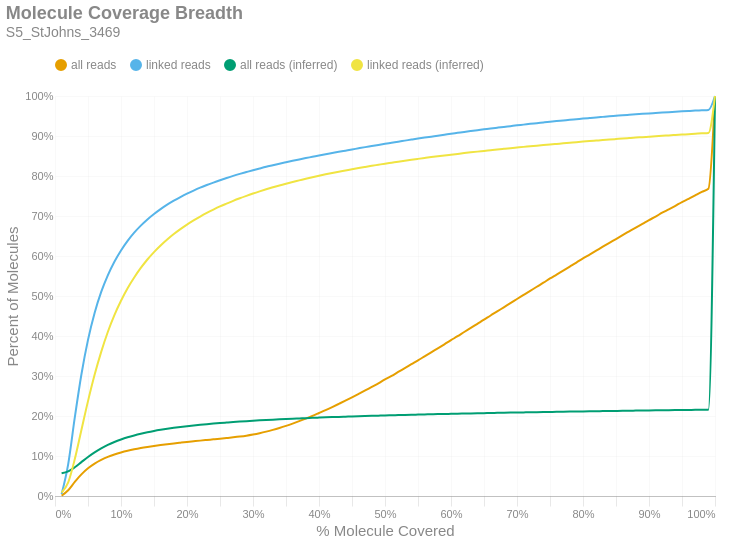

Write notebook code for a chart like this one.
### Markdown cell above
### Molecule Read Coverage
This chart shows molecule coverage breadth as computed by the number of bases aligned to that molecule. In other words, "*how much of each unique long molecule is actually sequenced/aligned?*" Keep in mind there is a distinction between sequences and alignments, since some sequences belonging to a particular molecule may not align well and wouldn't appear in the alignment data. This chart also shows molecule coverage breadth as computed by the *inferred fragment* from which the aligned sequences originate. Unlike read coverage, this calculation takes into account the total insert size, including unsequenced gaps between the forward and reverse reads. Like the previous figures, these are cumulative percents.

### Code cell
if SKIPLR:
    print_html(f"Skipped")
else:
    binned_df = consolidated_hist(valids['coverage_bp'], mask, 0.01, True)
    binned_df_inf = consolidated_hist(valids['coverage_inserts'], mask, 0.01, True)
    binned_df = binned_df.with_columns(pl.lit(binned_df_inf['all reads (cumsum)']).alias('all reads (inferred)'))
    binned_df = binned_df.with_columns(pl.lit(binned_df_inf['linked reads (cumsum)']).alias('linked reads (inferred)'))
    binned_df = binned_df.with_columns(
        (pl.col('bin').cast(pl.Float64) + 0.01).alias('right_edge')
    )

    with SafeRender(binned_df):
        (
            density_plot(binned_df, 'Molecule Coverage Breadth', samplename, 'molcov', ['all reads (inferred)','linked reads (inferred)'])
            .encode(
                #x=alt.X('bin:Q', title="% Molecule Covered").axis(format = '%').scale(padding=0),
                x=alt.X('right_edge:Q', title="% Molecule Covered").axis(format='%').scale(padding=0),
                y=alt.Y('value:Q', title='Percent of Molecules')
                    .axis(format='%')
                    .stack(False)
                    .scale(domainMin=0, padding=0),
                color=alt.Color("key:N").scale(domain = ["all reads", "linked reads", "all reads (inferred)", "linked reads (inferred)"]),
                tooltip = [
                    alt.Tooltip("key:N", title = "Data Type"),
                    alt.Tooltip("range_label:N", title="% Molecule Covered"),
                    alt.Tooltip("value:Q", format = ".2%", title="% Molecules")
                ]
            )
        ).display()

### Figure 1 — Vega-Lite specification as saved in the notebook (floating-point values rounded to 4 significant figures)
{"width": "container", "height": 400, "config": {"title": {"anchor": "start", "dy": -15, "fontSize": 18, "color": "#888888", "subtitleColor": "#888888", "subtitleFontSize": 14}, "arc": {"fill": "#0072B2"}, "axis": {"domainColor": "#888888", "domainWidth": 0.5, "gridWidth": 0.2, "grid": false, "titleFontWeight": 400, "titleFontSize": 15, "labelFontSize": 11, "labelColor": "#888888", "tickColor": "#888888", "tickWidth": 0.2, "titleColor": "#888888"}, "axisBand": {"grid": false}, "axisX": {"grid": true, "tickSize": 10, "domainCap": "round"}, "axisY": {"domain": false, "grid": true, "tickSize": 0, "domainCap": "round"}, "background": "transparent", "header": {"labelFontSize": 15, "labelColor": "#888888", "titleFontSize": 15, "titleFontWeight": 600, "titleColor": "#888888"}, "legend": {"labelFont": "sans-serif", "labelFontSize": 12, "labelColor": "#888888", "symbolSize": 100, "symbolType": "circle", "titleFontSize": 12, "titlePadding": 10, "titleColor": "#888888", "title": null, "orient": "top"}, "range": {"category": ["#E69F00", "#56B4E9", "#009E73", "#F0E442", "#0072B2", "#D55E00", "#CC79A7", "#000000"], "diverging": ["#cfe8f3", "#a2d4ec", "#73bfe2", "#46abdb", "#1696d2", "#12719e"]}, "area": {"fill": "#0072B2", "fillOpacity": 0.7, "line": true, "strokeOpacity": 0.7}, "line": {"color": "#0072B2", "stroke": "#0072B2", "strokeWidth": 2}, "trail": {"color": "#0072B2", "stroke": "#0072B2", "strokeWidth": 0, "size": 1}, "point": {"filled": true, "fillOpacity": 1.0, "size": 95}, "text": {"color": "#888888", "fontSize": 11, "align": "right", "fontWeight": 400, "size": 11}, "bar": {"fill": "#0072B2", "stroke": null}, "view": {"stroke": null, "continuousWidth": 660, "continuousHeight": 400}}, "data": {"name": "data-872b6464b9cbc35404a489ad22eed207"}, "mark": {"type": "line", "interpolate": "monotone", "point": {"opacity": 0, "size": 275}}, "encoding": {"color": {"field": "key", "scale": {"domain": ["all reads", "linked reads", "all reads (inferred)", "linked reads (inferred)"]}, "type": "nominal"}, "tooltip": [{"field": "key", "title": "Data Type", "type": "nominal"}, {"field": "range_label", "title": "% Molecule Covered", "type": "nominal"}, {"field": "value", "format": ".2%", "title": "% Molecules", "type": "quantitative"}], "x": {"axis": {"format": "%"}, "field": "right_edge", "scale": {"padding": 0}, "title": "% Molecule Covered", "type": "quantitative"}, "y": {"axis": {"format": "%"}, "field": "value", "scale": {"domainMin": 0, "padding": 0}, "stack": false, "title": "Percent of Molecules", "type": "quantitative"}}, "params": [{"name": "param_c36ac31b6afebe62", "select": {"type": "point", "fields": ["key"]}, "bind": "legend"}], "title": {"text": "Molecule Coverage Breadth", "subtitle": "S5_StJohns_3469"}, "transform": [{"fold": ["all reads (cumsum)", "linked reads (cumsum)", "all reads (inferred)", "linked reads (inferred)"]}, {"calculate": "replace(datum.key, ' (cumsum)', '')", "as": "key"}, {"filter": {"param": "param_c36ac31b6afebe62"}}], "usermeta": {"embedOptions": {"downloadFileName": "S5_StJohns_3469.molcov"}}, "$schema": "https://vega.github.io/schema/vega-lite/v6.1.0.json", "datasets": {"data-872b6464b9cbc35404a489ad22eed207": [{"bin": "0.0", "interval": "0.0-0.01", "all reads": 0.001026, "linked reads": 0.004783, "all reads (cumsum)": 0.001026, "linked reads (cumsum)": 0.004783, "range_label": "0.0-0.01", "all reads (inferred)": 0.05666, "linked reads (inferred)": 0.008365, "right_edge": 0.01}, {"bin": "0.01", "interval": "0.01-0.02", "all reads": 0.01352, "linked reads": 0.07508, "all reads (cumsum)": 0.01454, "linked reads (cumsum)": 0.07986, "range_label": "0.01-0.02", "all reads (inferred)": 0.06155, "linked reads (inferred)": 0.03399, "right_edge": 0.02}, {"bin": "0.02", "interval": "0.02-0.03", "all reads": 0.02058, "linked reads": 0.1165, "all reads (cumsum)": 0.03512, "linked reads (cumsum)": 0.1964, "range_label": "0.02-0.03", "all reads (inferred)": 0.07196, "linked reads (inferred)": 0.09227, "right_edge": 0.03}, {"bin": "0.03", "interval": "0.03-0.04", "all reads": 0.01892, "linked reads": 0.1074, "all reads (cumsum)": 0.05404, "linked reads (cumsum)": 0.3038, "range_label": "0.03-0.04", "all reads (inferred)": 0.08478, "linked reads (inferred)": 0.165, "right_edge": 0.04}, {"bin": "0.04", "interval": "0.04-0.05", "all reads": 0.01521, "linked reads": 0.08645, "all reads (cumsum)": 0.06925, "linked reads (cumsum)": 0.3902, "range_label": "0.04-0.05", "all reads (inferred)": 0.09746, "linked reads (inferred)": 0.2372, "right_edge": 0.05}, {"bin": "0.05", "interval": "0.05-0.06", "all reads": 0.01187, "linked reads": 0.06739, "all reads (cumsum)": 0.08112, "linked reads (cumsum)": 0.4576, "range_label": "0.05-0.06", "all reads (inferred)": 0.1089, "linked reads (inferred)": 0.303, "right_edge": 0.06}, {"bin": "0.06", "interval": "0.06-0.07", "all reads": 0.009276, "linked reads": 0.05256, "all reads (cumsum)": 0.0904, "linked reads (cumsum)": 0.5102, "range_label": "0.06-0.07", "all reads (inferred)": 0.119, "linked reads (inferred)": 0.3604, "right_edge": 0.07}, {"bin": "0.07", "interval": "0.07-0.08", "all reads": 0.007339, "linked reads": 0.04153, "all reads (cumsum)": 0.09774, "linked reads (cumsum)": 0.5517, "range_label": "0.07-0.08", "all reads (inferred)": 0.1276, "linked reads (inferred)": 0.41, "right_edge": 0.08}, {"bin": "0.08", "interval": "0.08-0.09", "all reads": 0.006014, "linked reads": 0.03397, "all reads (cumsum)": 0.1038, "linked reads (cumsum)": 0.5857, "range_label": "0.08-0.09", "all reads (inferred)": 0.135, "linked reads (inferred)": 0.4522, "right_edge": 0.09}, {"bin": "0.09", "interval": "0.09-0.1", "all reads": 0.005032, "linked reads": 0.02822, "all reads (cumsum)": 0.1088, "linked reads (cumsum)": 0.6139, "range_label": "0.09-0.1", "all reads (inferred)": 0.1412, "linked reads (inferred)": 0.488, "right_edge": 0.1}, {"bin": "0.1", "interval": "0.1-0.11", "all reads": 0.004277, "linked reads": 0.02397, "all reads (cumsum)": 0.1131, "linked reads (cumsum)": 0.6379, "range_label": "0.1-0.11", "all reads (inferred)": 0.1467, "linked reads (inferred)": 0.5194, "right_edge": 0.11}, {"bin": "0.11", "interval": "0.11-0.12", "all reads": 0.003646, "linked reads": 0.02037, "all reads (cumsum)": 0.1167, "linked reads (cumsum)": 0.6583, "range_label": "0.11-0.12", "all reads (inferred)": 0.1514, "linked reads (inferred)": 0.5462, "right_edge": 0.12}, {"bin": "0.12", "interval": "0.12-0.13", "all reads": 0.003184, "linked reads": 0.01767, "all reads (cumsum)": 0.1199, "linked reads (cumsum)": 0.6759, "range_label": "0.12-0.13", "all reads (inferred)": 0.1555, "linked reads (inferred)": 0.5701, "right_edge": 0.13}, {"bin": "0.13", "interval": "0.13-0.14", "all reads": 0.002782, "linked reads": 0.01533, "all reads (cumsum)": 0.1227, "linked reads (cumsum)": 0.6912, "range_label": "0.13-0.14", "all reads (inferred)": 0.1592, "linked reads (inferred)": 0.5912, "right_edge": 0.14}, {"bin": "0.14", "interval": "0.14-0.15", "all reads": 0.002516, "linked reads": 0.01367, "all reads (cumsum)": 0.1252, "linked reads (cumsum)": 0.7049, "range_label": "0.14-0.15", "all reads (inferred)": 0.1625, "linked reads (inferred)": 0.6098, "right_edge": 0.15}, {"bin": "0.15", "interval": "0.15-0.16", "all reads": 0.002276, "linked reads": 0.01227, "all reads (cumsum)": 0.1275, "linked reads (cumsum)": 0.7172, "range_label": "0.15-0.16", "all reads (inferred)": 0.1654, "linked reads (inferred)": 0.6263, "right_edge": 0.16}, {"bin": "0.16", "interval": "0.16-0.17", "all reads": 0.002113, "linked reads": 0.01118, "all reads (cumsum)": 0.1296, "linked reads (cumsum)": 0.7284, "range_label": "0.16-0.17", "all reads (inferred)": 0.168, "linked reads (inferred)": 0.6412, "right_edge": 0.17}, {"bin": "0.17", "interval": "0.17-0.18", "all reads": 0.001941, "linked reads": 0.009936, "all reads (cumsum)": 0.1315, "linked reads (cumsum)": 0.7383, "range_label": "0.17-0.18", "all reads (inferred)": 0.1704, "linked reads (inferred)": 0.6548, "right_edge": 0.18}, {"bin": "0.18", "interval": "0.18-0.19", "all reads": 0.001818, "linked reads": 0.009088, "all reads (cumsum)": 0.1333, "linked reads (cumsum)": 0.7474, "range_label": "0.18-0.19", "all reads (inferred)": 0.1725, "linked reads (inferred)": 0.6671, "right_edge": 0.19}, {"bin": "0.19", "interval": "0.19-0.2", "all reads": 0.001777, "linked reads": 0.008498, "all reads (cumsum)": 0.1351, "linked reads (cumsum)": 0.7559, "range_label": "0.19-0.2", "all reads (inferred)": 0.1745, "linked reads (inferred)": 0.6785, "right_edge": 0.2}, {"bin": "0.2", "interval": "0.2-0.21", "all reads": 0.001673, "linked reads": 0.007681, "all reads (cumsum)": 0.1368, "linked reads (cumsum)": 0.7636, "range_label": "0.2-0.21", "all reads (inferred)": 0.1763, "linked reads (inferred)": 0.6889, "right_edge": 0.21}, {"bin": "0.21", "interval": "0.21-0.22", "all reads": 0.001665, "linked reads": 0.007214, "all reads (cumsum)": 0.1384, "linked reads (cumsum)": 0.7708, "range_label": "0.21-0.22", "all reads (inferred)": 0.1781, "linked reads (inferred)": 0.6987, "right_edge": 0.22}, {"bin": "0.22", "interval": "0.22-0.23", "all reads": 0.001607, "linked reads": 0.006595, "all reads (cumsum)": 0.1401, "linked reads (cumsum)": 0.7774, "range_label": "0.22-0.23", "all reads (inferred)": 0.1796, "linked reads (inferred)": 0.7077, "right_edge": 0.23}, {"bin": "0.23", "interval": "0.23-0.24", "all reads": 0.001593, "linked reads": 0.00619, "all reads (cumsum)": 0.1416, "linked reads (cumsum)": 0.7836, "range_label": "0.23-0.24", "all reads (inferred)": 0.1811, "linked reads (inferred)": 0.716, "right_edge": 0.24}, {"bin": "0.24", "interval": "0.24-0.25", "all reads": 0.001606, "linked reads": 0.005837, "all reads (cumsum)": 0.1433, "linked reads (cumsum)": 0.7894, "range_label": "0.24-0.25", "all reads (inferred)": 0.1825, "linked reads (inferred)": 0.7239, "right_edge": 0.25}, {"bin": "0.25", "interval": "0.25-0.26", "all reads": 0.001645, "linked reads": 0.005571, "all reads (cumsum)": 0.1449, "linked reads (cumsum)": 0.795, "range_label": "0.25-0.26", "all reads (inferred)": 0.1837, "linked reads (inferred)": 0.731, "right_edge": 0.26}, {"bin": "0.26", "interval": "0.26-0.27", "all reads": 0.001702, "linked reads": 0.005326, "all reads (cumsum)": 0.1466, "linked reads (cumsum)": 0.8003, "range_label": "0.26-0.27", "all reads (inferred)": 0.1849, "linked reads (inferred)": 0.738, "right_edge": 0.27}, {"bin": "0.27", "interval": "0.27-0.28", "all reads": 0.001894, "linked reads": 0.004946, "all reads (cumsum)": 0.1485, "linked reads (cumsum)": 0.8053, "range_label": "0.27-0.28", "all reads (inferred)": 0.1861, "linked reads (inferred)": 0.7444, "right_edge": 0.28}, {"bin": "0.28", "interval": "0.28-0.29", "all reads": 0.002243, "linked reads": 0.004652, "all reads (cumsum)": 0.1507, "linked reads (cumsum)": 0.8099, "range_label": "0.28-0.29", "all reads (inferred)": 0.1871, "linked reads (inferred)": 0.7504, "right_edge": 0.29}, {"bin": "0.29", "interval": "0.29-0.3", "all reads": 0.002856, "linked reads": 0.004588, "all reads (cumsum)": 0.1536, "linked reads (cumsum)": 0.8145, "range_label": "0.29-0.3", "all reads (inferred)": 0.1881, "linked reads (inferred)": 0.7562, "right_edge": 0.3}, {"bin": "0.3", "interval": "0.3-0.31", "all reads": 0.003369, "linked reads": 0.004301, "all reads (cumsum)": 0.157, "linked reads (cumsum)": 0.8188, "range_label": "0.3-0.31", "all reads (inferred)": 0.1891, "linked reads (inferred)": 0.7616, "right_edge": 0.31}, {"bin": "0.31", "interval": "0.31-0.32", "all reads": 0.003928, "linked reads": 0.004192, "all reads (cumsum)": 0.1609, "linked reads (cumsum)": 0.823, "range_label": "0.31-0.32", "all reads (inferred)": 0.19, "linked reads (inferred)": 0.7668, "right_edge": 0.32}, {"bin": "0.32", "interval": "0.32-0.33", "all reads": 0.004409, "linked reads": 0.003865, "all reads (cumsum)": 0.1653, "linked reads (cumsum)": 0.8269, "range_label": "0.32-0.33", "all reads (inferred)": 0.1909, "linked reads (inferred)": 0.7717, "right_edge": 0.33}, {"bin": "0.33", "interval": "0.33-0.34", "all reads": 0.004821, "linked reads": 0.003878, "all reads (cumsum)": 0.1701, "linked reads (cumsum)": 0.8307, "range_label": "0.33-0.34", "all reads (inferred)": 0.1917, "linked reads (inferred)": 0.7764, "right_edge": 0.34}, {"bin": "0.34", "interval": "0.34-0.35", "all reads": 0.005263, "linked reads": 0.003621, "all reads (cumsum)": 0.1754, "linked reads (cumsum)": 0.8343, "range_label": "0.34-0.35", "all reads (inferred)": 0.1925, "linked reads (inferred)": 0.7808, "right_edge": 0.35}, {"bin": "0.35", "interval": "0.35-0.36", "all reads": 0.005675, "linked reads": 0.003552, "all reads (cumsum)": 0.1811, "linked reads (cumsum)": 0.8379, "range_label": "0.35-0.36", "all reads (inferred)": 0.1932, "linked reads (inferred)": 0.7851, "right_edge": 0.36}, {"bin": "0.36", "interval": "0.36-0.37", "all reads": 0.006054, "linked reads": 0.003491, "all reads (cumsum)": 0.1871, "linked reads (cumsum)": 0.8414, "range_label": "0.36-0.37", "all reads (inferred)": 0.1939, "linked reads (inferred)": 0.789, "right_edge": 0.37}, {"bin": "0.37", "interval": "0.37-0.38", "all reads": 0.006426, "linked reads": 0.003369, "all reads (cumsum)": 0.1935, "linked reads (cumsum)": 0.8448, "range_label": "0.37-0.38", "all reads (inferred)": 0.1946, "linked reads (inferred)": 0.793, "right_edge": 0.38}, {"bin": "0.38", "interval": "0.38-0.39", "all reads": 0.006738, "linked reads": 0.003208, "all reads (cumsum)": 0.2003, "linked reads (cumsum)": 0.848, "range_label": "0.38-0.39", "all reads (inferred)": 0.1953, "linked reads (inferred)": 0.7968, "right_edge": 0.39}, {"bin": "0.39", "interval": "0.39-0.4", "all reads": 0.007214, "linked reads": 0.003288, "all reads (cumsum)": 0.2075, "linked reads (cumsum)": 0.8513, "range_label": "0.39-0.4", "all reads (inferred)": 0.196, "linked reads (inferred)": 0.8005, "right_edge": 0.4}, {"bin": "0.4", "interval": "0.4-0.41", "all reads": 0.007241, "linked reads": 0.003132, "all reads (cumsum)": 0.2147, "linked reads (cumsum)": 0.8544, "range_label": "0.4-0.41", "all reads (inferred)": 0.1966, "linked reads (inferred)": 0.8042, "right_edge": 0.41}, {"bin": "0.41", "interval": "0.41-0.42", "all reads": 0.007666, "linked reads": 0.003006, "all reads (cumsum)": 0.2224, "linked reads (cumsum)": 0.8574, "range_label": "0.41-0.42", "all reads (inferred)": 0.1972, "linked reads (inferred)": 0.8076, "right_edge": 0.42}, {"bin": "0.42", "interval": "0.42-0.43", "all reads": 0.007919, "linked reads": 0.003023, "all reads (cumsum)": 0.2303, "linked reads (cumsum)": 0.8604, "range_label": "0.42-0.43", "all reads (inferred)": 0.1978, "linked reads (inferred)": 0.8108, "right_edge": 0.43}, {"bin": "0.43", "interval": "0.43-0.44", "all reads": 0.00802, "linked reads": 0.002925, "all reads (cumsum)": 0.2383, "linked reads (cumsum)": 0.8633, "range_label": "0.43-0.44", "all reads (inferred)": 0.1983, "linked reads (inferred)": 0.8138, "right_edge": 0.44}, {"bin": "0.44", "interval": "0.44-0.45", "all reads": 0.008367, "linked reads": 0.002921, "all reads (cumsum)": 0.2467, "linked reads (cumsum)": 0.8663, "range_label": "0.44-0.45", "all reads (inferred)": 0.1989, "linked reads (inferred)": 0.8169, "right_edge": 0.45}, {"bin": "0.45", "interval": "0.45-0.46", "all reads": 0.008575, "linked reads": 0.003015, "all reads (cumsum)": 0.2553, "linked reads (cumsum)": 0.8693, "range_label": "0.45-0.46", "all reads (inferred)": 0.1994, "linked reads (inferred)": 0.8199, "right_edge": 0.46}, {"bin": "0.46", "interval": "0.46-0.47", "all reads": 0.00867, "linked reads": 0.002933, "all reads (cumsum)": 0.264, "linked reads (cumsum)": 0.8722, "range_label": "0.46-0.47", "all reads (inferred)": 0.1999, "linked reads (inferred)": 0.8227, "right_edge": 0.47}, {"bin": "0.47", "interval": "0.47-0.48", "all reads": 0.008943, "linked reads": 0.002689, "all reads (cumsum)": 0.2729, "linked reads (cumsum)": 0.8749, "range_label": "0.47-0.48", "all reads (inferred)": 0.2004, "linked reads (inferred)": 0.8254, "right_edge": 0.48}, {"bin": "0.48", "interval": "0.48-0.49", "all reads": 0.008762, "linked reads": 0.002801, "all reads (cumsum)": 0.2817, "linked reads (cumsum)": 0.8777, "range_label": "0.48-0.49", "all reads (inferred)": 0.2009, "linked reads (inferred)": 0.8282, "right_edge": 0.49}, {"bin": "0.49", "interval": "0.49-0.5", "all reads": 0.009976, "linked reads": 0.002874, "all reads (cumsum)": 0.2916, "linked reads (cumsum)": 0.8806, "range_label": "0.49-0.5", "all reads (inferred)": 0.2014, "linked reads (inferred)": 0.8309, "right_edge": 0.5}, {"bin": "0.5", "interval": "0.5-0.51", "all reads": 0.008639, "linked reads": 0.002608, "all reads (cumsum)": 0.3003, "linked reads (cumsum)": 0.8832, "range_label": "0.5-0.51", "all reads (inferred)": 0.2018, "linked reads (inferred)": 0.8333, "right_edge": 0.51}, {"bin": "0.51", "interval": "0.51-0.52", "all reads": 0.009805, "linked reads": 0.0027, "all reads (cumsum)": 0.3101, "linked reads (cumsum)": 0.8859, "range_label": "0.51-0.52", "all reads (inferred)": 0.2023, "linked reads (inferred)": 0.8358, "right_edge": 0.52}, {"bin": "0.52", "interval": "0.52-0.53", "all reads": 0.009527, "linked reads": 0.002568, "all reads (cumsum)": 0.3196, "linked reads (cumsum)": 0.8885, "range_label": "0.52-0.53", "all reads (inferred)": 0.2027, "linked reads (inferred)": 0.8382, "right_edge": 0.53}, {"bin": "0.53", "interval": "0.53-0.54", "all reads": 0.00981, "linked reads": 0.002611, "all reads (cumsum)": 0.3294, "linked reads (cumsum)": 0.8911, "range_label": "0.53-0.54", "all reads (inferred)": 0.2031, "linked reads (inferred)": 0.8405, "right_edge": 0.54}, {"bin": "0.54", "interval": "0.54-0.55", "all reads": 0.009702, "linked reads": 0.002556, "all reads (cumsum)": 0.3391, "linked reads (cumsum)": 0.8936, "range_label": "0.54-0.55", "all reads (inferred)": 0.2035, "linked reads (inferred)": 0.8428, "right_edge": 0.55}, {"bin": "0.55", "interval": "0.55-0.56", "all reads": 0.01007, "linked reads": 0.002409, "all reads (cumsum)": 0.3492, "linked reads (cumsum)": 0.896, "range_label": "0.55-0.56", "all reads (inferred)": 0.2039, "linked reads (inferred)": 0.845, "right_edge": 0.56}, {"bin": "0.56", "interval": "0.56-0.57", "all reads": 0.01006, "linked reads": 0.002379, "all reads (cumsum)": 0.3592, "linked reads (cumsum)": 0.8984, "range_label": "0.56-0.57", "all reads (inferred)": 0.2043, "linked reads (inferred)": 0.8472, "right_edge": 0.57}, {"bin": "0.57", "interval": "0.57-0.58", "all reads": 0.009831, "linked reads": 0.002329, "all reads (cumsum)": 0.3691, "linked reads (cumsum)": 0.9007, "range_label": "0.57-0.58", "all reads (inferred)": 0.2047, "linked reads (inferred)": 0.8494, "right_edge": 0.58}, {"bin": "0.58", "interval": "0.58-0.59", "all reads": 0.01012, "linked reads": 0.00241, "all reads (cumsum)": 0.3792, "linked reads (cumsum)": 0.9031, "range_label": "0.58-0.59", "all reads (inferred)": 0.2051, "linked reads (inferred)": 0.8514, "right_edge": 0.59}, {"bin": "0.59", "interval": "0.59-0.6", "all reads": 0.01039, "linked reads": 0.002487, "all reads (cumsum)": 0.3896, "linked reads (cumsum)": 0.9056, "range_label": "0.59-0.6", "all reads (inferred)": 0.2054, "linked reads (inferred)": 0.8533, "right_edge": 0.6}, {"bin": "0.6", "interval": "0.6-0.61", "all reads": 0.009909, "linked reads": 0.002282, "all reads (cumsum)": 0.3995, "linked reads (cumsum)": 0.9079, "range_label": "0.6-0.61", "all reads (inferred)": 0.2058, "linked reads (inferred)": 0.8553, "right_edge": 0.61}, {"bin": "0.61", "interval": "0.61-0.62", "all reads": 0.0105, "linked reads": 0.002335, "all reads (cumsum)": 0.41, "linked reads (cumsum)": 0.9103, "range_label": "0.61-0.62", "all reads (inferred)": 0.2062, "linked reads (inferred)": 0.8572, "right_edge": 0.62}, {"bin": "0.62", "interval": "0.62-0.63", "all reads": 0.01023, "linked reads": 0.002176, "all reads (cumsum)": 0.4202, "linked reads (cumsum)": 0.9124, "range_label": "0.62-0.63", "all reads (inferred)": 0.2065, "linked reads (inferred)": 0.8591, "right_edge": 0.63}, {"bin": "0.63", "interval": "0.63-0.64", "all reads": 0.01026, "linked reads": 0.002104, "all reads (cumsum)": 0.4305, "linked reads (cumsum)": 0.9145, "range_label": "0.63-0.64", "all reads (inferred)": 0.2068, "linked reads (inferred)": 0.861, "right_edge": 0.64}, {"bin": "0.64", "interval": "0.64-0.65", "all reads": 0.01022, "linked reads": 0.002065, "all reads (cumsum)": 0.4407, "linked reads (cumsum)": 0.9166, "range_label": "0.64-0.65", "all reads (inferred)": 0.2072, "linked reads (inferred)": 0.8627, "right_edge": 0.65}, {"bin": "0.65", "interval": "0.65-0.66", "all reads": 0.01061, "linked reads": 0.002127, "all reads (cumsum)": 0.4513, "linked reads (cumsum)": 0.9187, "range_label": "0.65-0.66", "all reads (inferred)": 0.2075, "linked reads (inferred)": 0.8645, "right_edge": 0.66}, {"bin": "0.66", "interval": "0.66-0.67", "all reads": 0.01011, "linked reads": 0.002, "all reads (cumsum)": 0.4614, "linked reads (cumsum)": 0.9207, "range_label": "0.66-0.67", "all reads (inferred)": 0.2078, "linked reads (inferred)": 0.8663, "right_edge": 0.67}, {"bin": "0.67", "interval": "0.67-0.68", "all reads": 0.01035, "linked reads": 0.001982, "all reads (cumsum)": 0.4718, "linked reads (cumsum)": 0.9227, "range_label": "0.67-0.68", "all reads (inferred)": 0.2081, "linked reads (inferred)": 0.8679, "right_edge": 0.68}, {"bin": "0.68", "interval": "0.68-0.69", "all reads": 0.01019, "linked reads": 0.00194, "all reads (cumsum)": 0.482, "linked reads (cumsum)": 0.9246, "range_label": "0.68-0.69", "all reads (inferred)": 0.2084, "linked reads (inferred)": 0.8696, "right_edge": 0.69}, {"bin": "0.69", "interval": "0.69-0.7", "all reads": 0.01049, "linked reads": 0.001969, "all reads (cumsum)": 0.4925, "linked reads (cumsum)": 0.9266, "range_label": "0.69-0.7", "all reads (inferred)": 0.2087, "linked reads (inferred)": 0.8712, "right_edge": 0.7}, {"bin": "0.7", "interval": "0.7-0.71", "all reads": 0.01015, "linked reads": 0.001832, "all reads (cumsum)": 0.5026, "linked reads (cumsum)": 0.9284, "range_label": "0.7-0.71", "all reads (inferred)": 0.209, "linked reads (inferred)": 0.8728, "right_edge": 0.71}, {"bin": "0.71", "interval": "0.71-0.72", "all reads": 0.01019, "linked reads": 0.001901, "all reads (cumsum)": 0.5128, "linked reads (cumsum)": 0.9303, "range_label": "0.71-0.72", "all reads (inferred)": 0.2093, "linked reads (inferred)": 0.8743, "right_edge": 0.72}, {"bin": "0.72", "interval": "0.72-0.73", "all reads": 0.01031, "linked reads": 0.00174, "all reads (cumsum)": 0.5231, "linked reads (cumsum)": 0.9321, "range_label": "0.72-0.73", "all reads (inferred)": 0.2096, "linked reads (inferred)": 0.8759, "right_edge": 0.73}, {"bin": "0.73", "interval": "0.73-0.74", "all reads": 0.0101, "linked reads": 0.001802, "all reads (cumsum)": 0.5332, "linked reads (cumsum)": 0.9339, "range_label": "0.73-0.74", "all reads (inferred)": 0.2099, "linked reads (inferred)": 0.8774, "right_edge": 0.74}, {"bin": "0.74", "interval": "0.74-0.75", "all reads": 0.01061, "linked reads": 0.001764, "all reads (cumsum)": 0.5438, "linked reads (cumsum)": 0.9357, "range_label": "0.74-0.75", "all reads (inferred)": 0.2102, "linked reads (inferred)": 0.8787, "right_edge": 0.75}, {"bin": "0.75", "interval": "0.75-0.76", "all reads": 0.009837, "linked reads": 0.001639, "all reads (cumsum)": 0.5537, "linked reads (cumsum)": 0.9373, "range_label": "0.75-0.76", "all reads (inferred)": 0.2104, "linked reads (inferred)": 0.8802, "right_edge": 0.76}, {"bin": "0.76", "interval": "0.76-0.77", "all reads": 0.009975, "linked reads": 0.001581, "all reads (cumsum)": 0.5636, "linked reads (cumsum)": 0.9389, "range_label": "0.76-0.77", "all reads (inferred)": 0.2107, "linked reads (inferred)": 0.8817, "right_edge": 0.77}, {"bin": "0.77", "interval": "0.77-0.78", "all reads": 0.009979, "linked reads": 0.001612, "all reads (cumsum)": 0.5736, "linked reads (cumsum)": 0.9405, "range_label": "0.77-0.78", "all reads (inferred)": 0.211, "linked reads (inferred)": 0.8831, "right_edge": 0.78}, {"bin": "0.78", "interval": "0.78-0.79", "all reads": 0.009949, "linked reads": 0.001522, "all reads (cumsum)": 0.5836, "linked reads (cumsum)": 0.942, "range_label": "0.78-0.79", "all reads (inferred)": 0.2112, "linked reads (inferred)": 0.8846, "right_edge": 0.79}, {"bin": "0.79", "interval": "0.79-0.8", "all reads": 0.01041, "linked reads": 0.001563, "all reads (cumsum)": 0.594, "linked reads (cumsum)": 0.9436, "range_label": "0.79-0.8", "all reads (inferred)": 0.2115, "linked reads (inferred)": 0.8859, "right_edge": 0.8}, {"bin": "0.8", "interval": "0.8-0.81", "all reads": 0.009545, "linked reads": 0.001443, "all reads (cumsum)": 0.6035, "linked reads (cumsum)": 0.945, "range_label": "0.8-0.81", "all reads (inferred)": 0.2118, "linked reads (inferred)": 0.8873, "right_edge": 0.81}, {"bin": "0.81", "interval": "0.81-0.82", "all reads": 0.009777, "linked reads": 0.001423, "all reads (cumsum)": 0.6133, "linked reads (cumsum)": 0.9464, "range_label": "0.81-0.82", "all reads (inferred)": 0.212, "linked reads (inferred)": 0.8886, "right_edge": 0.82}, {"bin": "0.82", "interval": "0.82-0.83", "all reads": 0.009928, "linked reads": 0.001371, "all reads (cumsum)": 0.6232, "linked reads (cumsum)": 0.9478, "range_label": "0.82-0.83", "all reads (inferred)": 0.2123, "linked reads (inferred)": 0.8899, "right_edge": 0.83}, {"bin": "0.83", "interval": "0.83-0.84", "all reads": 0.009715, "linked reads": 0.001365, "all reads (cumsum)": 0.6329, "linked reads (cumsum)": 0.9492, "range_label": "0.83-0.84", "all reads (inferred)": 0.2125, "linked reads (inferred)": 0.8911, "right_edge": 0.84}, {"bin": "0.84", "interval": "0.84-0.85", "all reads": 0.009516, "linked reads": 0.001287, "all reads (cumsum)": 0.6425, "linked reads (cumsum)": 0.9505, "range_label": "0.84-0.85", "all reads (inferred)": 0.2128, "linked reads (inferred)": 0.8924, "right_edge": 0.85}, {"bin": "0.85", "interval": "0.85-0.86", "all reads": 0.009705, "linked reads": 0.001309, "all reads (cumsum)": 0.6522, "linked reads (cumsum)": 0.9518, "range_label": "0.85-0.86", "all reads (inferred)": 0.213, "linked reads (inferred)": 0.8937, "right_edge": 0.86}, {"bin": "0.86", "interval": "0.86-0.87", "all reads": 0.009521, "linked reads": 0.001217, "all reads (cumsum)": 0.6617, "linked reads (cumsum)": 0.953, "range_label": "0.86-0.87", "all reads (inferred)": 0.2132, "linked reads (inferred)": 0.8949, "right_edge": 0.87}, {"bin": "0.87", "interval": "0.87-0.88", "all reads": 0.009505, "linked reads": 0.001205, "all reads (cumsum)": 0.6712, "linked reads (cumsum)": 0.9542, "range_label": "0.87-0.88", "all reads (inferred)": 0.2135, "linked reads (inferred)": 0.8961, "right_edge": 0.88}, {"bin": "0.88", "interval": "0.88-0.89", "all reads": 0.00921, "linked reads": 0.001176, "all reads (cumsum)": 0.6804, "linked reads (cumsum)": 0.9554, "range_label": "0.88-0.89", "all reads (inferred)": 0.2137, "linked reads (inferred)": 0.8972, "right_edge": 0.89}, {"bin": "0.89", "interval": "0.89-0.9", "all reads": 0.00938, "linked reads": 0.001128, "all reads (cumsum)": 0.6898, "linked reads (cumsum)": 0.9565, "range_label": "0.89-0.9", "all reads (inferred)": 0.2139, "linked reads (inferred)": 0.8983, "right_edge": 0.9}, {"bin": "0.9", "interval": "0.9-0.91", "all reads": 0.008651, "linked reads": 0.001051, "all reads (cumsum)": 0.6984, "linked reads (cumsum)": 0.9575, "range_label": "0.9-0.91", "all reads (inferred)": 0.2141, "linked reads (inferred)": 0.8994, "right_edge": 0.91}, {"bin": "0.91", "interval": "0.91-0.92", "all reads": 0.009828, "linked reads": 0.001084, "all reads (cumsum)": 0.7083, "linked reads (cumsum)": 0.9586, "range_label": "0.91-0.92", "all reads (inferred)": 0.2143, "linked reads (inferred)": 0.9005, "right_edge": 0.92}, {"bin": "0.92", "interval": "0.92-0.93", "all reads": 0.008247, "linked reads": 0.001053, "all reads (cumsum)": 0.7165, "linked reads (cumsum)": 0.9597, "range_label": "0.92-0.93", "all reads (inferred)": 0.2145, "linked reads (inferred)": 0.9015, "right_edge": 0.93}, {"bin": "0.93", "interval": "0.93-0.94", "all reads": 0.008901, "linked reads": 0.001022, "all reads (cumsum)": 0.7254, "linked reads (cumsum)": 0.9607, "range_label": "0.93-0.94", "all reads (inferred)": 0.2147, "linked reads (inferred)": 0.9025, "right_edge": 0.94}, {"bin": "0.94", "interval": "0.94-0.95", "all reads": 0.009566, "linked reads": 0.0009614, "all reads (cumsum)": 0.735, "linked reads (cumsum)": 0.9617, "range_label": "0.94-0.95", "all reads (inferred)": 0.2149, "linked reads (inferred)": 0.9036, "right_edge": 0.95}, {"bin": "0.95", "interval": "0.95-0.96", "all reads": 0.00767, "linked reads": 0.0009122, "all reads (cumsum)": 0.7426, "linked reads (cumsum)": 0.9626, "range_label": "0.95-0.96", "all reads (inferred)": 0.2152, "linked reads (inferred)": 0.9046, "right_edge": 0.96}, {"bin": "0.96", "interval": "0.96-0.97", "all reads": 0.008929, "linked reads": 0.000886, "all reads (cumsum)": 0.7516, "linked reads (cumsum)": 0.9635, "range_label": "0.96-0.97", "all reads (inferred)": 0.2154, "linked reads (inferred)": 0.9057, "right_edge": 0.97}, {"bin": "0.97", "interval": "0.97-0.98", "all reads": 0.008798, "linked reads": 0.0007917, "all reads (cumsum)": 0.7604, "linked reads (cumsum)": 0.9643, "range_label": "0.97-0.98", "all reads (inferred)": 0.2156, "linked reads (inferred)": 0.9067, "right_edge": 0.98}, {"bin": "0.98", "interval": "0.98-0.99", "all reads": 0.007755, "linked reads": 0.0008232, "all reads (cumsum)": 0.7681, "linked reads (cumsum)": 0.9651, "range_label": "0.98-0.99", "all reads (inferred)": 0.2158, "linked reads (inferred)": 0.9077, "right_edge": 0.99}, {"bin": "0.99", "interval": "0.99-1.0", "all reads": 0.2319, "linked reads": 0.03492, "all reads (cumsum)": 1.0, "linked reads (cumsum)": 1.0, "range_label": "0.99-1.0", "all reads (inferred)": 1.0, "linked reads (inferred)": 1.0, "right_edge": 1.0}]}}
